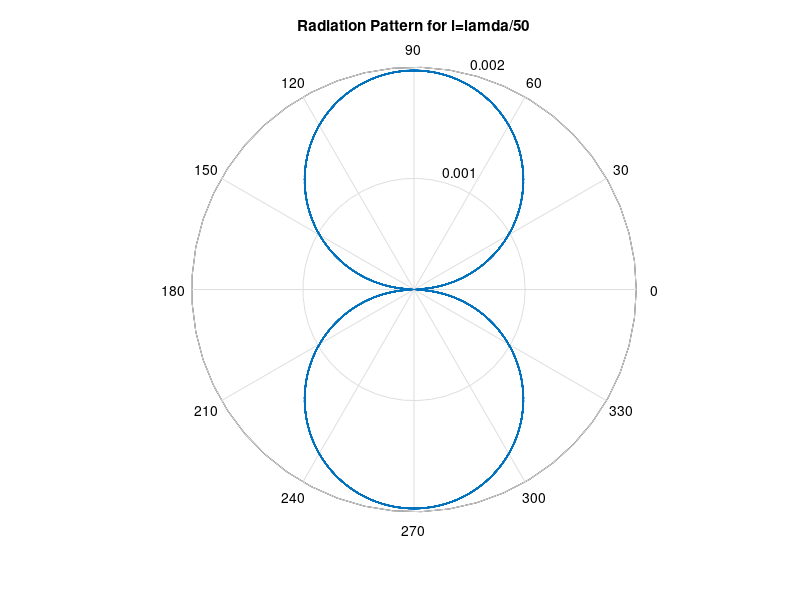
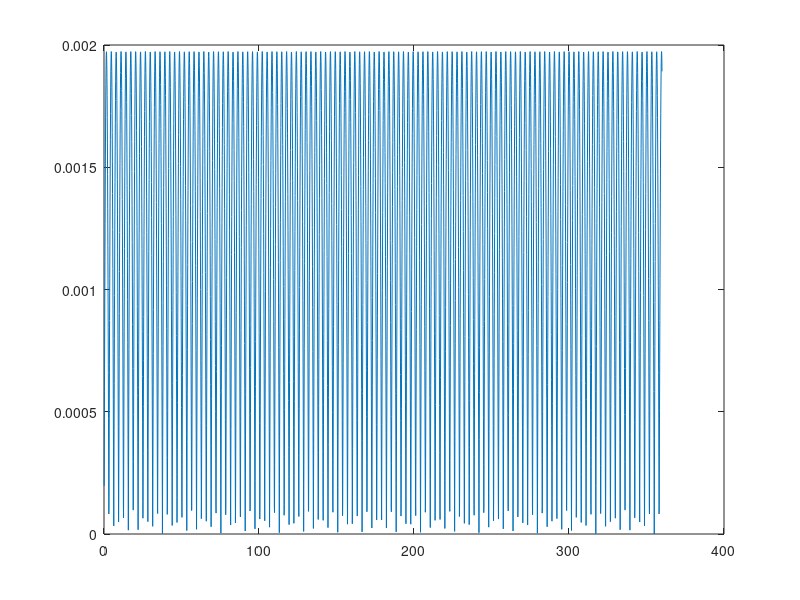

Here is the MATLAB script that generated these plots, in order:
y = pi./50;
x = 0:.1:360;
U = (cos(y*cos(x))-cos(y))./sin(x);
U = abs(U);
figure(1);
polar(x,U);
title('Radiation Pattern for l=lamda/50');
figure( );
plot(x,U)
